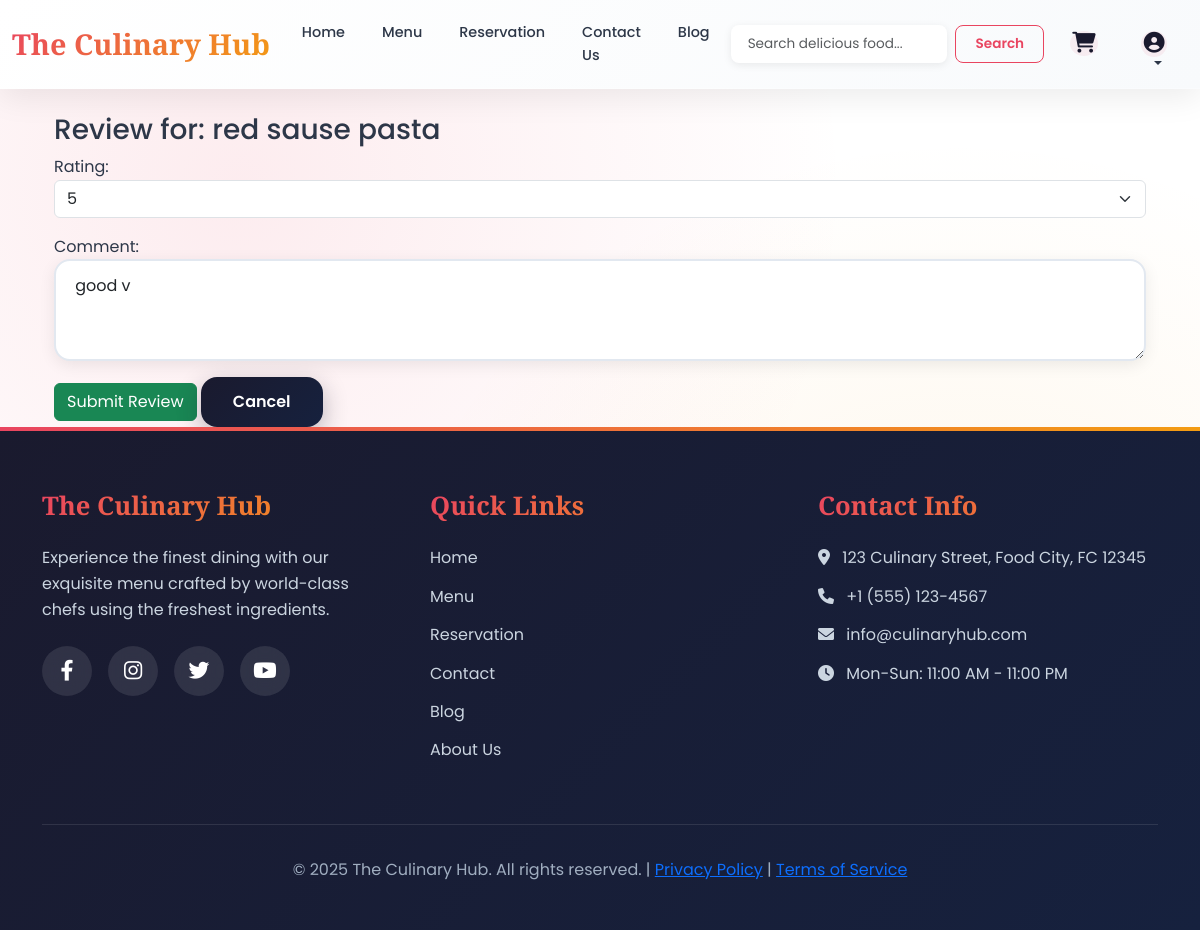
Page /menu/review/8/ (signed in) on the committed database.
### menu/models.py (models this page shows, shortened)
class MenuItem(models.Model):
    name = models.CharField(max_length=100)
    description = models.TextField()
    price = models.DecimalField(max_digits=6, decimal_places=2)
    image = models.ImageField(upload_to='menu_images/', null=True, blank=True)
    category = models.ForeignKey(Category, on_delete=models.CASCADE, related_name='menu_items', default=1)
    is_vegetarian = models.BooleanField(default=False)
    is_vegan = models.BooleanField(default=False)
    is_gluten_free = models.BooleanField(default=False)
    order_count = models.PositiveIntegerField(default=0)  # Track popularity

class Review(models.Model):
    item = models.ForeignKey(MenuItem, related_name='reviews', on_delete=models.CASCADE)
    user = models.ForeignKey(User, on_delete=models.CASCADE)
    rating = models.IntegerField(choices=[(i, i) for i in range(1, 6)])
    comment = models.TextField()
    created_at = models.DateTimeField(auto_now_add=True)
    class Meta:
        unique_together = ('item', 'user')  # One review per user per item

### menu/views.py (the view, shortened to what this page needs)
# urls.py: path('review/<int:item_id>/', views.add_review, name='add_review'),
@login_required
def add_review(request, item_id):
    item = get_object_or_404(MenuItem, id=item_id)
    try:
        existing_review = Review.objects.get(user=request.user, item=item)
        form = ReviewForm(request.POST or None, instance=existing_review)
    except Review.DoesNotExist:
        form = ReviewForm(request.POST or None)
    return render(request, 'menu/add_review.html', {'form': form, 'item': item})

### menu/forms.py
class ReviewForm(forms.ModelForm):
    class Meta:
        model = Review
        fields = ['rating', 'comment']
        widgets = {
            'rating': forms.Select(choices=[(i, str(i)) for i in range(1, 6)], attrs={'class': 'form-select'}),
            'comment': forms.Textarea(attrs={'class': 'form-control', 'rows': 3, 'placeholder': 'Write your review here...'}),
        }

### menu/templates/menu/add_review.html (shortened to what this page needs)
{% extends 'base.html' %}
{% block content %}
<div class="container mt-4">
  <h3>Review for: {{ item.name }}</h3>
  <form method="post">
    {{ form.as_p }}
    <button type="submit" class="btn btn-success">Submit Review</button>
    <a href="{% url 'menu:index' %}" class="btn btn-secondary">Cancel</a>
  </form>
</div>
{% endblock %}

### templates/base.html (style rules this page uses)
:root { --primary-color: #1a1a2e; --secondary-color: #16213e; --accent-color: #e94560; --accent-light: #f39c12; --text-dark: #2d3748; --text-light: #718096; --text-white: #ffffff; --bg-light: #f8fafc; --bg-card: #ffffff; --bg-dark: #0f0f23; --shadow-light: rgba(0, 0, 0, 0.08); --shadow-medium: rgba(0, 0, 0, 0.12); --shadow-heavy: rgba(0, 0, 0, 0.20); --border-radius: 16px; --border-radius-small: 8px; --transition: all 0.3s cubic-bezier(0.4, 0, 0.2, 1); --gradient-primary: linear-gradient(135deg, #1a1a2e 0%, #16213e 100%); --gradient-accent: linear-gradient(135deg, #e94560 0%, #f39c12 100%); --gradient-card: linear-gradient(135deg, #ffffff 0%, #f8fafc 100%); }
* { margin: 0; padding: 0; box-sizing: border-box; }
body { background: linear-gradient(135deg, #f8fafc 0%, #e2e8f0 100%); font-family: 'Poppins', sans-serif; line-height: 1.6; color: var(--text-dark); min-height: 100vh; overflow-x: hidden; }
.btn-secondary { background: var(--gradient-primary); border: none; border-radius: var(--border-radius); padding: 0.8rem 2rem; font-weight: 600; transition: var(--transition); box-shadow: 0 8px 24px rgba(26, 26, 46, 0.3); color: white; }
.form-control { border-radius: var(--border-radius); border: 2px solid #e2e8f0; padding: 0.8rem 1.2rem; transition: var(--transition); box-shadow: 0 4px 16px var(--shadow-light); background: var(--bg-card); }
.bg-pattern { background-image: radial-gradient(circle at 20% 20%, rgba(233, 69, 96, 0.1) 0%, transparent 50%), radial-gradient(circle at 80% 80%, rgba(243, 156, 18, 0.1) 0%, transparent 50%); }

### rows in the picture
MenuItem: name "red sause pasta"
Review: rating "5", comment "good v"
